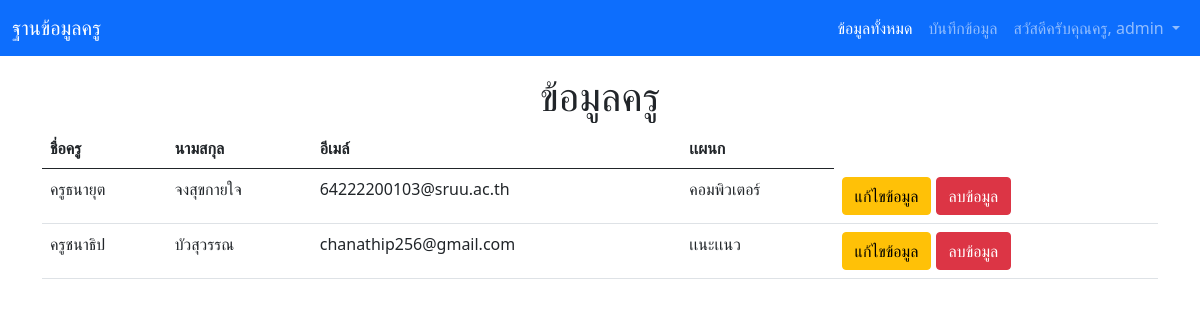
Screenshot of / (signed in) with the database file from the repository.
### tables this page shows
CREATE TABLE `member` (
  `emp_id` int(11) NOT NULL COMMENT 'รหัสครู',
  `name` varchar(100) NOT NULL COMMENT 'ชื่อ',
  `sname` varchar(100) NOT NULL COMMENT 'นามสกุล',
  `email` varchar(100) NOT NULL COMMENT 'อีเมล์',
  `department_id` int(11) NOT NULL COMMENT 'รหัสเเผนก'
);

CREATE TABLE `department` (
  `department_id` int(11) NOT NULL COMMENT 'รหัสเเผนก',
  `department_name` varchar(100) NOT NULL COMMENT 'ชื่อเเผนก'
);

### db/connect.php (called while the page is built, shortened)
<?php
$host="localhost";
$username="root";
$password="";
$db="dbteacher";
$dsn="mysql:host=$host;dbname=$db;charset=utf8";
try{
    $pdo = new PDO($dsn,$username,$password);
}catch(PDOException $e){
    echo $e->getMessage();
}
require_once "db/controller.php";
$controller = new Controller($pdo);
?>

### db/controller.php (called while the page is built, shortened)
<?php
class Controller{
    private $db;
    function __construct($con){
        $this->db=$con;
    }
    function getmember(){
        try{
            $sql = "SELECT * FROM member a INNER JOIN department b ON a.department_id = b.department_id ORDER By a.emp_id";
            $result=$this->db->query($sql);
            return $result;
        }catch(PDOException $e){
            echo $e->getMessage();
            return false;
        }
    }
}
?>

### index.php (the view, shortened to what this page needs)
<?php
require_once "layout/header.php";
require_once "db/connect.php";
$result=$controller->getMember();
?>
    <h1 class = "text-center"><?php echo "ข้อมูลครู";?></h1>
    <table class="table">
  <thead>
    <tr>
      <th scope="col">ชื่อครู</th>
      <th scope="col">นามสกุล</th>
      <th scope="col">อีเมล์</th>
      <th scope="col">เเผนก</th>
    </tr>
  </thead>
  <tbody>
    <?php while($row=$result->fetch(PDO::FETCH_ASSOC)){?>
    <tr>
        <td><?php echo $row["name"]?></td>
        <td><?php echo $row["sname"]?></td>
        <td><?php echo $row["email"]?></td>
        <td><?php echo $row["department_name"]?></td>
        <td>
        <a href="editForm.php?id=<?php echo $row['emp_id'];?>" class="btn btn-warning">แก้ไขข้อมูล</a>
        <a onclick="return confirm('คุณต้องการลบข้อมูลหรือไม่?')"
        href="delete.php?id=<?php echo $row['emp_id'];?>" class="btn btn-danger">ลบข้อมูล</a>
      </td>
    </tr>
    <?php }?>
  </tbody>
</table>
</div>
</body>
</html>

### layout/header.php (shortened to what this page needs)
<!DOCTYPE html>
<html lang="en">
<head>
    <link href="https://cdn.jsdelivr.net/npm/bootstrap@5.0.2/dist/css/bootstrap.min.css" rel="stylesheet">
</head>
<body>
<nav class="navbar navbar-expand-lg navbar-dark bg-primary">
  <div class="container-fluid">
    <a class="navbar-brand" href="index.php">ฐานข้อมูลครู</a>
    <div class="collapse navbar-collapse" id="navbarSupportedContent">
      <ul class="navbar-nav ms-auto">
        <li class="nav-item">
          <a class="nav-link active" aria-current="page" href="index.php">ข้อมูลทั้งหมด</a>
        </li>
        <li class="nav-item">
          <a class="nav-link" href="addForm.php">บันทึกข้อมูล</a>
        </li>
        <?php if(!isset($_SESSION["userid"])){?>
          <li class="nav-item">
            <a class="nav-link" href="loginForm.php">เข้าสู่ระบบ</a>
          </li>
        <?php } else {?>
          <li class="nav-item dropdown">
            <a class="nav-link dropdown-toggle" href="#" id="navbarDropdown" role="button" data-bs-toggle="dropdown" aria-expanded="false">
              สวัสดีครับคุณครู, <?php echo $_SESSION["username"];?>
            </a>
          </li>
        <?php } ?>
      </ul>
    </div>
  </div>
</nav>
<div class="container my-3">

### rows the page displays
member: name "ครูธนายุต", sname "จงสุขกายใจ", email "64222200103@sruu.ac.th", department.department_name "คอมพิวเตอร์"
member: name "ครูชนาธิป", sname "บัวสุวรรณ", email "chanathip256@gmail.com", department.department_name "เเนะเเนว"

### other values shown
$_SESSION["username"] "admin"
